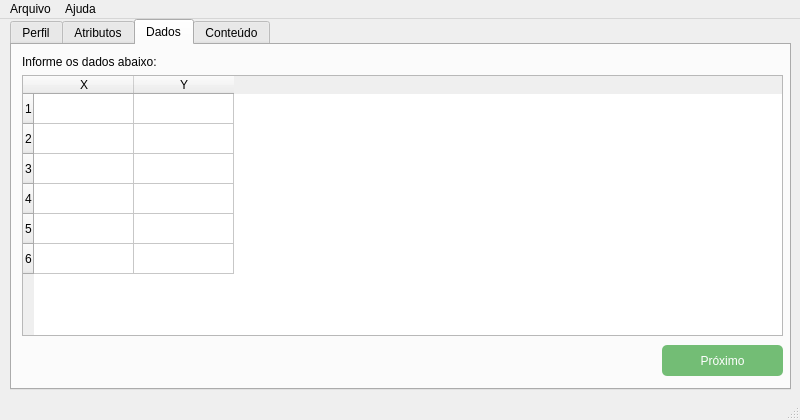
<?xml version="1.0" encoding="UTF-8"?>
<ui version="4.0">
 <class>MainWindow</class>
 <widget class="QMainWindow" name="MainWindow">
  <property name="geometry">
   <rect>
    <x>0</x>
    <y>0</y>
    <width>800</width>
    <height>420</height>
   </rect>
  </property>
  <property name="windowTitle">
   <string>RelataLab</string>
  </property>
  <widget class="QWidget" name="centralwidget">
   <widget class="QTabWidget" name="tabPassos">
    <property name="geometry">
     <rect>
      <x>10</x>
      <y>0</y>
      <width>781</width>
      <height>371</height>
     </rect>
    </property>
    <property name="locale">
     <locale language="Portuguese" country="Brazil"/>
    </property>
    <property name="currentIndex">
     <number>2</number>
    </property>
    <widget class="QWidget" name="Perfil">
     <attribute name="title">
      <string>Perfil</string>
     </attribute>
     <widget class="QWidget" name="gridLayoutWidget">
      <property name="geometry">
       <rect>
        <x>10</x>
        <y>10</y>
        <width>761</width>
        <height>286</height>
       </rect>
      </property>
      <layout class="QGridLayout" name="grid_perfil">
       <item row="0" column="0">
        <widget class="QLabel" name="label_seletor">
         <property name="locale">
          <locale language="Portuguese" country="Brazil"/>
         </property>
         <property name="text">
          <string>Selecione o perfil de usuário ou cadastre um novo:</string>
         </property>
         <property name="buddy">
          <cstring>label_seletor</cstring>
         </property>
        </widget>
       </item>
       <item row="2" column="2">
        <widget class="QPushButton" name="btn_clr_perfil">
         <property name="locale">
          <locale language="Portuguese" country="Brazil"/>
         </property>
         <property name="text">
          <string>Limpar</string>
         </property>
        </widget>
       </item>
       <item row="0" column="1" colspan="2">
        <widget class="QComboBox" name="seletor_perfil"/>
       </item>
       <item row="2" column="1">
        <widget class="QPushButton" name="btn_cad_perfil">
         <property name="locale">
          <locale language="Portuguese" country="Brazil"/>
         </property>
         <property name="text">
          <string>Cadastrar</string>
         </property>
        </widget>
       </item>
       <item row="1" column="0" colspan="3">
        <layout class="QFormLayout" name="form_perfil">
         <property name="fieldGrowthPolicy">
          <enum>QFormLayout::AllNonFixedFieldsGrow</enum>
         </property>
         <item row="0" column="1">
          <widget class="QLineEdit" name="form_autor">
           <property name="locale">
            <locale language="Portuguese" country="Brazil"/>
           </property>
           <property name="placeholderText">
            <string>Ex: Joana da Silva</string>
           </property>
          </widget>
         </item>
         <item row="1" column="0">
          <widget class="QLabel" name="matricula">
           <property name="locale">
            <locale language="Portuguese" country="Brazil"/>
           </property>
           <property name="text">
            <string>Número de Matrícula</string>
           </property>
          </widget>
         </item>
         <item row="1" column="1">
          <widget class="QLineEdit" name="form_matricula">
           <property name="locale">
            <locale language="Portuguese" country="Brazil"/>
           </property>
           <property name="placeholderText">
            <string>Ex: 11511EAA001</string>
           </property>
          </widget>
         </item>
         <item row="3" column="0">
          <widget class="QLabel" name="universidade">
           <property name="locale">
            <locale language="Portuguese" country="Brazil"/>
           </property>
           <property name="text">
            <string>Universidade</string>
           </property>
          </widget>
         </item>
         <item row="3" column="1">
          <widget class="QLineEdit" name="form_universidade">
           <property name="locale">
            <locale language="Portuguese" country="Brazil"/>
           </property>
           <property name="placeholderText">
            <string>Ex: Universidade Federal de Uberlândia</string>
           </property>
          </widget>
         </item>
         <item row="4" column="0">
          <widget class="QLabel" name="departamento">
           <property name="locale">
            <locale language="Portuguese" country="Brazil"/>
           </property>
           <property name="text">
            <string>Departamento</string>
           </property>
          </widget>
         </item>
         <item row="4" column="1">
          <widget class="QLineEdit" name="form_departamento">
           <property name="locale">
            <locale language="Portuguese" country="Brazil"/>
           </property>
           <property name="placeholderText">
            <string>Ex: Faculdade de Engenharia Elétrica</string>
           </property>
          </widget>
         </item>
         <item row="5" column="0">
          <widget class="QLabel" name="local">
           <property name="locale">
            <locale language="Portuguese" country="Brazil"/>
           </property>
           <property name="text">
            <string>Local</string>
           </property>
          </widget>
         </item>
         <item row="5" column="1">
          <widget class="QLineEdit" name="form_local">
           <property name="locale">
            <locale language="Portuguese" country="Brazil"/>
           </property>
           <property name="placeholderText">
            <string>Ex: Uberlândia, Minas Gerais</string>
           </property>
          </widget>
         </item>
         <item row="0" column="0">
          <widget class="QLabel" name="autor">
           <property name="locale">
            <locale language="Portuguese" country="Brazil"/>
           </property>
           <property name="text">
            <string>Autor</string>
           </property>
          </widget>
         </item>
        </layout>
       </item>
      </layout>
     </widget>
     <widget class="QPushButton" name="btn_prox_perfil">
      <property name="geometry">
       <rect>
        <x>650</x>
        <y>300</y>
        <width>121</width>
        <height>31</height>
       </rect>
      </property>
      <property name="styleSheet">
       <string notr="true">background-color:rgb(115, 189, 117);
border-radius:5px;
color:white;</string>
      </property>
      <property name="locale">
       <locale language="Portuguese" country="Brazil"/>
      </property>
      <property name="text">
       <string>Próximo</string>
      </property>
     </widget>
    </widget>
    <widget class="QWidget" name="Atributos">
     <attribute name="title">
      <string>Atributos</string>
     </attribute>
     <widget class="QWidget" name="formLayoutWidget_2">
      <property name="geometry">
       <rect>
        <x>10</x>
        <y>10</y>
        <width>761</width>
        <height>281</height>
       </rect>
      </property>
      <layout class="QFormLayout" name="form_atributos">
       <property name="fieldGrowthPolicy">
        <enum>QFormLayout::AllNonFixedFieldsGrow</enum>
       </property>
       <item row="0" column="0">
        <widget class="QLabel" name="titulo">
         <property name="text">
          <string>Título</string>
         </property>
        </widget>
       </item>
       <item row="0" column="1">
        <widget class="QLineEdit" name="form_titulo">
         <property name="placeholderText">
          <string>Ex: Lei de Ohm e Resistores</string>
         </property>
        </widget>
       </item>
       <item row="1" column="0">
        <widget class="QLabel" name="data">
         <property name="text">
          <string>Data</string>
         </property>
        </widget>
       </item>
       <item row="1" column="1">
        <widget class="QLineEdit" name="form_data">
         <property name="placeholderText">
          <string>Ex: 19 de Março de 2016</string>
         </property>
        </widget>
       </item>
       <item row="2" column="0">
        <widget class="QLabel" name="disciplina">
         <property name="text">
          <string>Disciplina</string>
         </property>
        </widget>
       </item>
       <item row="2" column="1">
        <widget class="QLineEdit" name="form_disciplina">
         <property name="placeholderText">
          <string>Ex: Física II</string>
         </property>
        </widget>
       </item>
       <item row="3" column="0">
        <widget class="QLabel" name="turma">
         <property name="text">
          <string>Turma</string>
         </property>
        </widget>
       </item>
       <item row="3" column="1">
        <widget class="QLineEdit" name="form_turma">
         <property name="placeholderText">
          <string>Ex: Turma I</string>
         </property>
        </widget>
       </item>
       <item row="4" column="0">
        <widget class="QLabel" name="professor">
         <property name="text">
          <string>Professor</string>
         </property>
        </widget>
       </item>
       <item row="4" column="1">
        <widget class="QLineEdit" name="form_professor">
         <property name="placeholderText">
          <string>Ex: João da Silva</string>
         </property>
        </widget>
       </item>
       <item row="5" column="0">
        <widget class="QLabel" name="preambulo">
         <property name="text">
          <string>Preâmbulo</string>
         </property>
        </widget>
       </item>
       <item row="5" column="1">
        <widget class="QPlainTextEdit" name="form_preambulo"/>
       </item>
      </layout>
     </widget>
     <widget class="QPushButton" name="btn_prox_atributos">
      <property name="geometry">
       <rect>
        <x>650</x>
        <y>300</y>
        <width>121</width>
        <height>31</height>
       </rect>
      </property>
      <property name="styleSheet">
       <string notr="true">background-color:rgb(115, 189, 117);
border-radius:5px;
color:white;</string>
      </property>
      <property name="locale">
       <locale language="Portuguese" country="Brazil"/>
      </property>
      <property name="text">
       <string>Próximo</string>
      </property>
     </widget>
    </widget>
    <widget class="QWidget" name="Dados">
     <attribute name="title">
      <string>Dados</string>
     </attribute>
     <widget class="QWidget" name="verticalLayoutWidget">
      <property name="geometry">
       <rect>
        <x>10</x>
        <y>10</y>
        <width>761</width>
        <height>281</height>
       </rect>
      </property>
      <layout class="QVBoxLayout" name="vertical_layout_dados">
       <item>
        <widget class="QLabel" name="label_desc_dados">
         <property name="text">
          <string>Informe os dados abaixo:</string>
         </property>
        </widget>
       </item>
       <item>
        <widget class="QTableWidget" name="tabela_dados">
         <property name="rowCount">
          <number>6</number>
         </property>
         <property name="columnCount">
          <number>2</number>
         </property>
         <row/>
         <row/>
         <row/>
         <row/>
         <row/>
         <row/>
         <column>
          <property name="text">
           <string>X</string>
          </property>
         </column>
         <column>
          <property name="text">
           <string>Y</string>
          </property>
         </column>
        </widget>
       </item>
      </layout>
     </widget>
     <widget class="QPushButton" name="btn_prox_dados">
      <property name="geometry">
       <rect>
        <x>650</x>
        <y>300</y>
        <width>121</width>
        <height>31</height>
       </rect>
      </property>
      <property name="styleSheet">
       <string notr="true">background-color:rgb(115, 189, 117);
border-radius:5px;
color:white;</string>
      </property>
      <property name="locale">
       <locale language="Portuguese" country="Brazil"/>
      </property>
      <property name="text">
       <string>Próximo</string>
      </property>
     </widget>
    </widget>
    <widget class="QWidget" name="Conteudo">
     <attribute name="title">
      <string>Conteúdo</string>
     </attribute>
     <widget class="QPushButton" name="btn_prox_conteudo">
      <property name="geometry">
       <rect>
        <x>650</x>
        <y>300</y>
        <width>121</width>
        <height>31</height>
       </rect>
      </property>
      <property name="styleSheet">
       <string notr="true">background-color:rgb(115, 189, 117);
border-radius:5px;
color:white;</string>
      </property>
      <property name="locale">
       <locale language="Portuguese" country="Brazil"/>
      </property>
      <property name="text">
       <string>Próximo</string>
      </property>
     </widget>
    </widget>
   </widget>
  </widget>
  <widget class="QStatusBar" name="statusbar"/>
  <widget class="QMenuBar" name="menubar">
   <property name="geometry">
    <rect>
     <x>0</x>
     <y>0</y>
     <width>800</width>
     <height>27</height>
    </rect>
   </property>
   <widget class="QMenu" name="menuArquivo">
    <property name="title">
     <string>Arquivo</string>
    </property>
    <addaction name="novo"/>
    <addaction name="salvar"/>
    <addaction name="separator"/>
    <addaction name="sair"/>
   </widget>
   <widget class="QMenu" name="menuAjuda">
    <property name="title">
     <string>Ajuda</string>
    </property>
    <addaction name="config"/>
    <addaction name="sobre"/>
   </widget>
   <addaction name="menuArquivo"/>
   <addaction name="menuAjuda"/>
  </widget>
  <action name="novo">
   <property name="text">
    <string>Novo</string>
   </property>
  </action>
  <action name="salvar">
   <property name="text">
    <string>Salvar</string>
   </property>
  </action>
  <action name="actionSair">
   <property name="text">
    <string>Sair</string>
   </property>
  </action>
  <action name="sair">
   <property name="text">
    <string>Sair</string>
   </property>
  </action>
  <action name="config">
   <property name="text">
    <string>Configurações</string>
   </property>
  </action>
  <action name="sobre">
   <property name="text">
    <string>Sobre o RelataLab</string>
   </property>
  </action>
  <action name="actionAdicionar">
   <property name="text">
    <string>Adicionar</string>
   </property>
  </action>
  <action name="actionEditar">
   <property name="text">
    <string>Editar</string>
   </property>
  </action>
 </widget>
 <tabstops>
  <tabstop>tabPassos</tabstop>
  <tabstop>seletor_perfil</tabstop>
  <tabstop>form_autor</tabstop>
  <tabstop>form_matricula</tabstop>
  <tabstop>form_universidade</tabstop>
  <tabstop>form_departamento</tabstop>
  <tabstop>form_local</tabstop>
  <tabstop>btn_cad_perfil</tabstop>
  <tabstop>btn_clr_perfil</tabstop>
  <tabstop>btn_prox_perfil</tabstop>
  <tabstop>form_titulo</tabstop>
  <tabstop>form_data</tabstop>
  <tabstop>form_disciplina</tabstop>
  <tabstop>form_turma</tabstop>
  <tabstop>form_professor</tabstop>
 </tabstops>
 <resources/>
 <connections/>
</ui>
